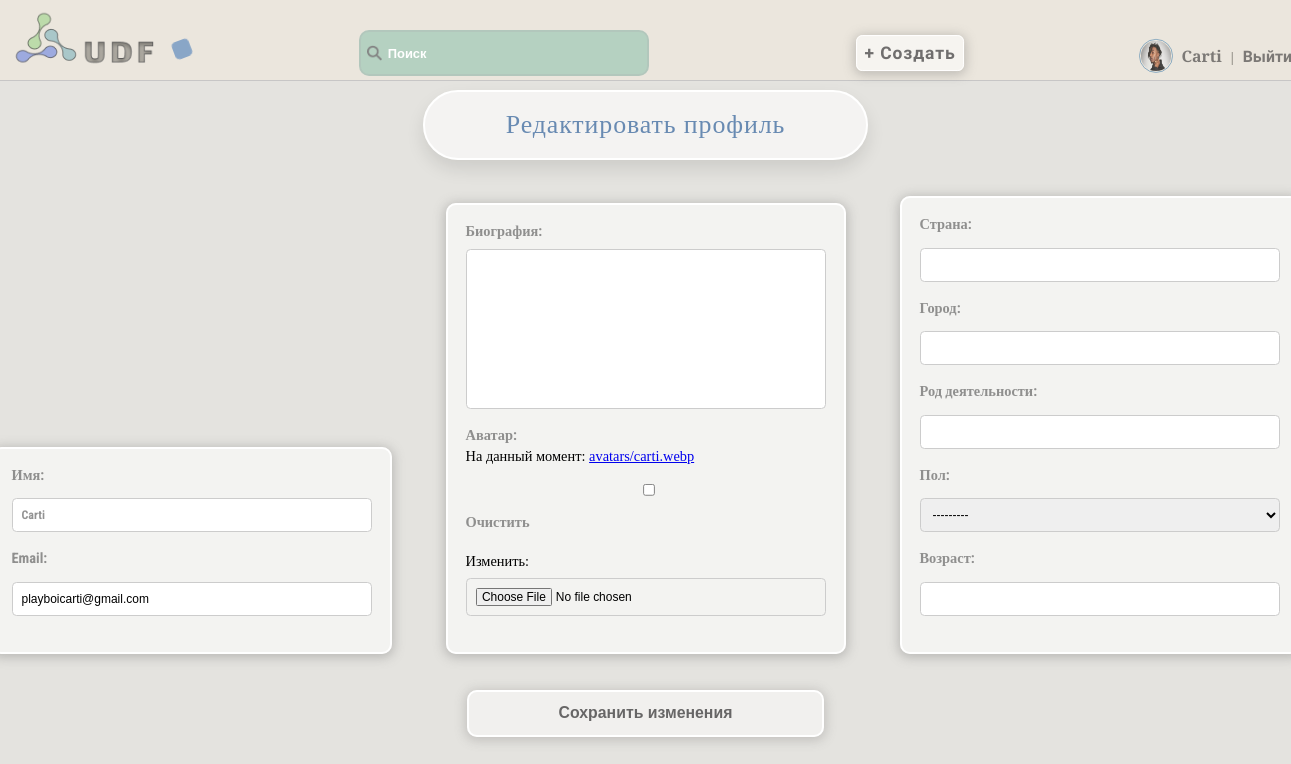
The app's page /accounts/edit_profile/ (signed in), older data.
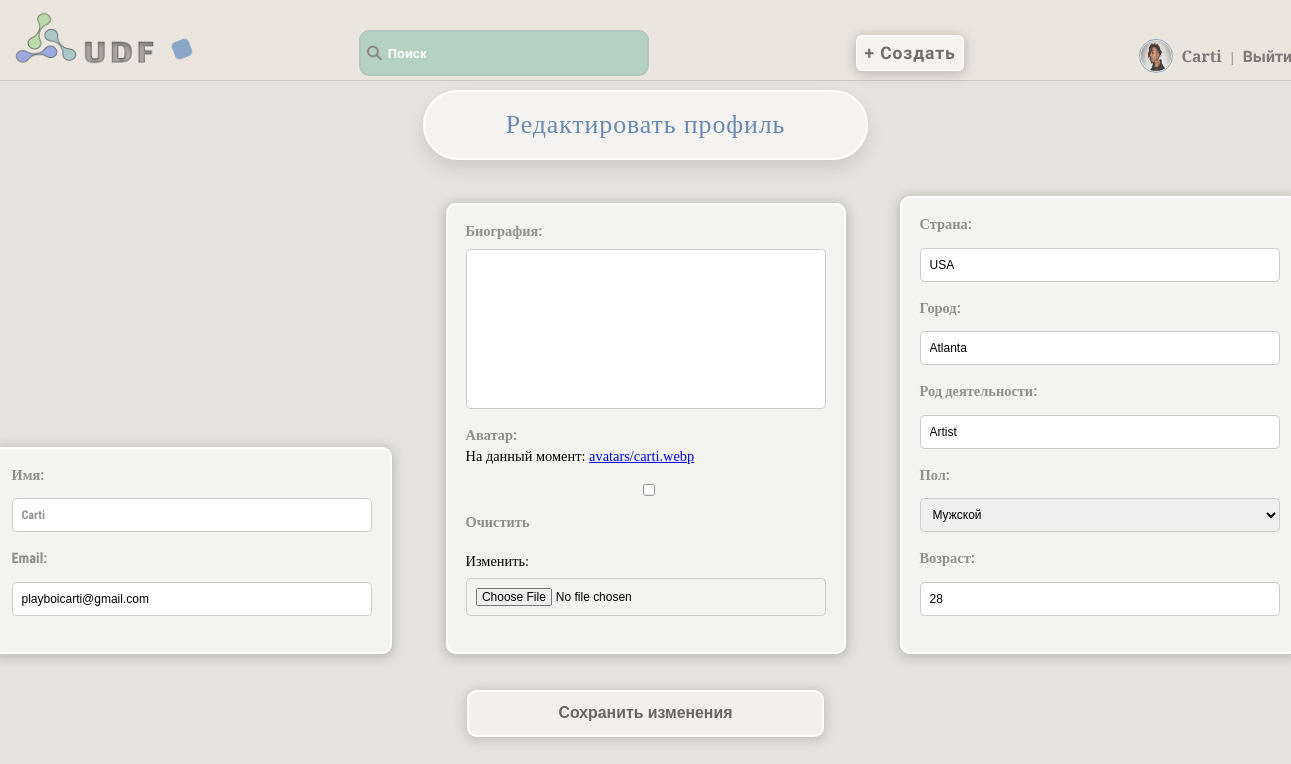
The same page, newer data.
### accounts/models.py (models this page shows, shortened)
class User(AbstractUser):
    username = models.CharField(max_length=150, unique=True, verbose_name='Имя')
    password = models.CharField(max_length=128, null=False, blank=False, verbose_name='Пароль')
    bio = models.TextField(blank=True, verbose_name='Биография')
    country = models.CharField(max_length=50, blank=True, verbose_name='Страна')
    city = models.CharField(max_length=50, blank=True, verbose_name='Город')
    is_online = models.BooleanField(default=False, verbose_name='Статус')
    occupation = models.CharField(max_length=50, blank=True, verbose_name='Род деятельности')
    avatar = models.ImageField(upload_to='avatars', blank=True, verbose_name='Аватар')
    date_joined = models.DateTimeField(auto_now_add=True, verbose_name='Дата')
    email = models.EmailField(unique=True)
    gender_choices = [
        ('M', 'Мужской'),
        ('F', 'Женский'),
    ]
    gender = models.CharField(max_length=1, choices=gender_choices, blank=True, verbose_name='Пол')
    age = models.IntegerField(blank=True, null=True, verbose_name='Возраст')
    last_login = models.DateTimeField(default=timezone.now)  # Добавляем поле last_login с дефолтным значением
    groups = None
    user_permissions = None
    def is_online(self):
        return (timezone.now() - self.last_login).seconds < 600

### accounts/views.py (the view)
# urls.py: path('edit_profile/', edit_profile, name='edit_profile'),
@login_required
def edit_profile(request):
    if request.method == 'POST':
        form = UserProfileForm(request.POST, request.FILES, instance=request.user)
        if form.is_valid():
            form.save()
            return redirect('user_profile')
    else:
        form = UserProfileForm(instance=request.user)
    return render(request, 'accounts/edit_profile.html', {'form': form})

### accounts/forms.py
class UserProfileForm(forms.ModelForm):
    class Meta:
        model = User
        fields = ['username', 'bio', 'avatar', 'email', 'country', 'city', 'occupation', 'gender', 'age']

### accounts/templates/accounts/edit_profile.html (shortened to what this page needs)
{% extends 'core/base.html' %}
{% block content %}
<h1>Редактировать профиль</h1>
<form method="post" enctype="multipart/form-data" action="{% url 'edit_profile' %}" class="needs-validation"
      novalidate>
    <div class="form-container">
    <div class="edit-form-username-email">
        {{ form.username.label_tag }}
        {{ form.username }}
        {{ form.email.label_tag }}
        {{ form.email }}
    </div>
    <div class="form-bio-avatar">
        {{ form.bio.label_tag }}
        {{ form.bio }}
        {{ form.avatar.label_tag }}
        {{ form.avatar }}
    </div>
    <div class="edit-form-country-city-occupation-gender-age">
        {{ form.country.label_tag }}
        {{ form.country }}
        {{ form.city.label_tag }}
        {{ form.city }}
        {{ form.occupation.label_tag }}
        {{ form.occupation }}
        {{ form.gender.label_tag }}
        {{ form.gender }}
        {{ form.age.label_tag }}
        {{ form.age }}
    </div>
    </div>
    <button class="but-edit-profile" type="submit">Сохранить изменения</button>
</form>
{% endblock %}

### core/templates/core/base.html (shortened to what this page needs)
<!DOCTYPE html>
{% load static %}
<html lang="en">
<head>
    <link rel="stylesheet" href="{% static 'css/style.css' %}">
</head>
<body class="loaded">
<div class="menu">
    <div class="wrap">
        <div class="logo" id="logo_animated">
            <a class="logo-menu" href="{% url 'base_with_articles' %}"><img src="{% static 'images/logo.png' %}" alt=""></a>
        </div>
        <div class="shape"></div>
        <ul>
            <li>
                <label class="search-icon">
                    <img src="{% static 'images/search.png' %}" alt="Search">
                </label>
                <input class="search-input" type="text" placeholder="Поиск" id="search-input">
            </li>
            <li>
                <a class="add-button" href="{% url 'add_article' %}">
                    <button class="animated_bt" type="button">+ Создать</button>
                </a>
            </li>
            {% if user.is_authenticated %}
            <li class="animated-border">
                {% if user.avatar %}
                 <img class="menu-avatar" src="{{ user.avatar.url }}" alt="{{ user.username }} Avatar">
                 {% else %}
                 <img class="menu-avatar" src="{% static 'images/standart_img.png' %}" alt="Default Avatar">
                {% endif %}
                <a style="font-family:Spectral SC,serif;" href="{% url 'user_profile' %}">{{ user.username }}</a> | <a href="{% url 'logout' %}">Выйти</a>
            </li>
            {% endif %}
        </ul>
    </div>
</div>
<div class="container">
    <div class="wrap">
        {% block content %}{% endblock %}
    </div>
</body>
</html>

Row changes from the older to the newer data that the page shows:
changed User "Carti": country (not shown) → "USA"; city (not shown) → "Atlanta"; occupation (not shown) → "Artist"; gender "---------" → "Мужской"; age (not shown) → "28"
